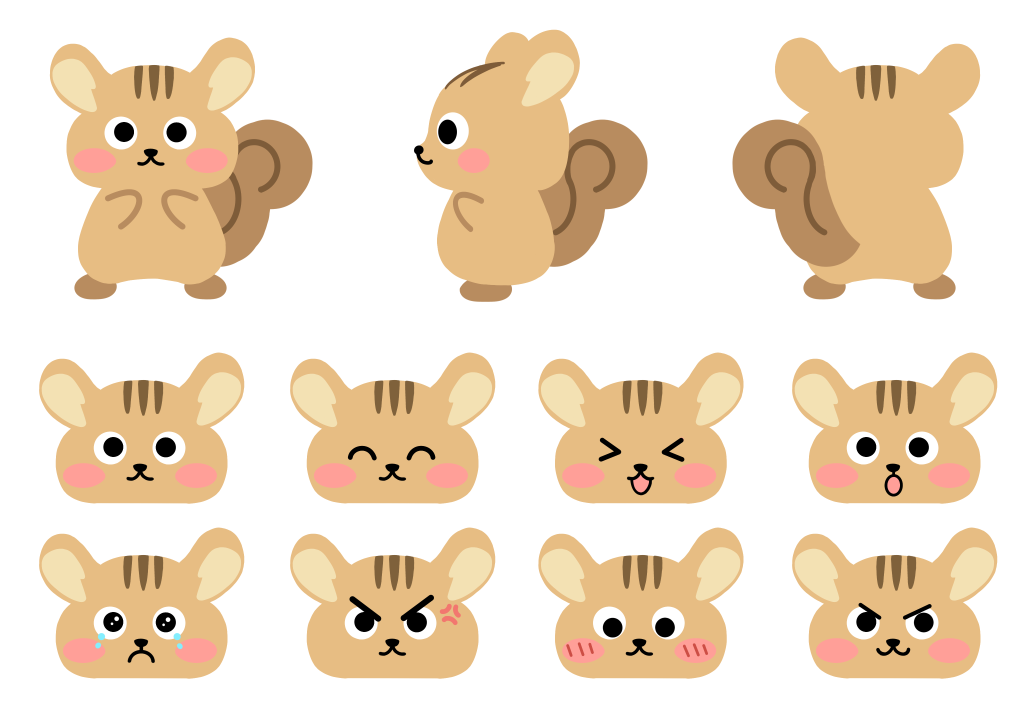
#> input picture 다람쥐 캐릭터 시트.jpg, 4093 x 2894 px (shown at 1/4 size); its folder holds only this picture in this run
$ python -i pipeline.py   (imports and definitions only)
#> lines starting #> are read from the running program, lines starting #| are printed output that depends on the picture
#> further down, picture is the input picture: PIL image 4093x2894 RGB; mean R, G, B 240.1, 223.6, 203
"""OpenAI planning, image generation, and image review for one vocabulary row."""

from __future__ import annotations

import base64
import json
import mimetypes
import os
import re
import struct
import time
import unicodedata
import urllib.error
import urllib.request
from collections import Counter, deque
from io import BytesIO
from pathlib import Path
from typing import Callable

from PIL import Image, UnidentifiedImageError


API_BASE = "https://api.openai.com/v1"
TEXT_MODEL = "gpt-6-sol"
IMAGE_MODEL = "gpt-image-2"
IMAGE_SIZE = "1024x1024"
DELIVERY_SIZE = (800, 800)
OBJECT_COLOR_THRESHOLD = 64
SAMPLE_PATHS = tuple(Path(__file__).resolve().parent / f"샘플{i}.jpg" for i in range(1, 4))
STYLE_GUIDE = """Image 1, '다람쥐 캐릭터 시트3.jpg', is the publisher's authoritative style
sheet. Its upper row shows the SAME squirrel from front, side and back; its lower two rows
are expression studies of that same face. They are views, NOT multiple characters to draw.
Copy this specific visual grammar even when the scene contains no squirrel:
- Pure opaque #FFFFFF background and open white margins. No floor, colored panel, frame,
  cast shadow, cream wash, or transparent background.
- Large soft rounded silhouettes, sparse interior detail, smooth medium-width dark warm-brown
  outlines (approximately #5C472A), rounded stroke ends and corners, and flat opaque fills.
  Use roughly consistent outline weight on the squirrel and props. No black outer outline,
  gradients, texture, broad shading, 3D perspective or realistic lighting.
- Reference palette from sheet 3: vivid golden-orange body about #F8BB68, warm cream inner ears
  about #FFE29E, rich brown tail and oval feet about #C3874B, dark warm-brown outlines and
  markings, clear coral-pink oval cheeks about #FF8F87, black eyes/nose/mouth and white
  eye whites. These are guides from the JPEG; match the visible sheet over exact hex codes.
  Reserve tiny cyan tears or red anger/blush marks for an expression that specifically needs
  them, as shown on the sheet. Keep the squirrel's colors fixed. Give relevant props clear,
  saturated colors like the three supplied sample illustrations: bright yellow, red, blue and
  orange where natural to NEW objects. A recurring object keeps its previously delivered colors
  exactly, even if they are less saturated than the samples. Avoid muddy, faded or monochrome scenes.
- Squirrel anatomy: oversized sideways-up rounded ears with cream inserts; broad low rounded
  head and compact pear/bean-shaped body with no long neck; three short vertical dark forehead
  stripes; widely spaced big round white eyes with black pupils; pink horizontal oval cheeks;
  tiny black triangular nose and simple curved mouth; one thick medium-brown curled tail with
  a single dark inner spiral. In profile, keep the same cheek, muzzle and tail; from behind,
  keep the three head stripes and single curled tail. No clothes, whiskers, hair, extra markings,
  or anatomy borrowed from a different squirrel design.
- The sheet's arms are ONLY short curved strokes on the upper body, without drawn separate
  hands or articulated wrists. Feet are two small, single-piece brown ovals. If an action needs
  contact with a prop, let the simple rounded arm/body overlap or touch it. NEVER draw a
  gripping hand, fingers, toes, claws, nails, digit gaps, notches, or separating lines.
- When the meaning involves pointing, indicating or showing a direction, NEVER pose the
  squirrel as pointing with an index finger, an extended hand, a narrow tapered arm, or
  a human-like gesture. Show the target with the squirrel's gaze and body orientation,
  a simple freestanding arrow or motion mark, or the position of the target object.
  Any visible arm stays a short, blunt, rounded curve attached to the body with no
  separate hand or tip. This rule applies even when the word itself means 'point'.
- Keep the visible arms complete and attached to the body: no missing, floating, doubled or
  protruding arm strokes. In a side view one arm can be visible; in a back view follow the
  sheet. Keep exactly one complete, connected mouth in a plausible position below the nose.
  No missing mouth, extra lips, duplicate mouth, stray black stroke or line extending past
  the face. Use only the sheet's simple mouth vocabulary.
- For emotion, use the sheet's face vocabulary: neutral round eyes, smiling crescent eyes,
  squeezed excited eyes, round surprised mouth, sparkling teary eyes, angled angry brows,
  or shy cheek marks. Change the face and simple pose, not the character's anatomy or palette.
- Keep eye size and pupil-to-white balance close to the sheet. Eyes are a supporting face
  feature, NEVER the main giant focal point. No bulging, glowing, realistic, hollow or
  isolated eyes, oversized pupils, extreme close-up stare, or horror-like expression.
Use one clear mnemonic idea at mobile size. Convey the Korean meaning DIRECTLY with one
recognizable object, visual indicator, action or restrained sheet-style expression. A viewer
should understand the action or relation without a caption. Keep a current 2026 mobile
illustration feeling through crisp flat shapes, confident size contrast, lively asymmetry,
clear visual hierarchy and generous white space. Make it gender-neutral and broadly inviting:
no frills, florals, lace, hearts, sparkles, cosmetic accents, powdery pastel wash or overly
sweet feminine coding. Avoid sepia, antique paper, vintage storybook, watercolor, rustic
craft, old textbook clip art and decorative clutter. Modernity must not restyle the squirrel.
Make the overall mood warm, lively and positive while preserving any emotion required by the
meaning. Enlarge and sharpen the PRIMARY object or action as much as the composition allows
without losing balance. When the meaning is '떨어뜨리다' or dropping something, the falling
OBJECT must be the largest, clearest focal element; show its separation and downward motion,
with the actor secondary. Use a simple before/after or side-by-side comparison when it makes
the meaning easier to grasp. No speech bubble containing the Korean target meaning; preferably
no speech bubbles at all. The three sample illustrations are color and mood references only:
do not copy their scenes, props or poses unless the vocabulary calls for them.
If no actor is needed, draw only
objects/symbols with the SAME round brown-outlined flat visual grammar and vivid, relevant
sample-like prop colors; do not
invent another character or put faces on objects.
"""


class APIError(RuntimeError):
    pass


# [12 lines left out: function load_api_key, not called in this run]


class OpenAIClient:
    def __init__(self, key: str):
        self.key = key

    # [50 lines left out: functions _request, response, edit_image, not called in this run]


PLAN_SCHEMA = {
    "type": "object", "additionalProperties": False,
    "properties": {"draw": {"type": "boolean"}, "reason": {"type": "string"},
                   "scene": {"type": "string"}, "memory_cue": {"type": "string"},
                   "use_squirrel": {"type": "boolean"}, "use_text": {"type": "boolean"},
                   "allowed_text": {"type": "string"},
                   "visual_signal": {"type": "string"},
                   "object_keys": {"type": "array", "items": {"type": "string"}}},
    "required": ["draw", "reason", "scene", "memory_cue", "use_squirrel", "use_text",
                 "allowed_text", "visual_signal", "object_keys"],
}
REVIEW_SCHEMA = {
    "type": "object", "additionalProperties": False,
    "properties": {"decision": {"type": "string", "enum": ["keep", "revise"]},
                   "issues": {"type": "string"}, "fix_instruction": {"type": "string"},
                   "digit_issue": {"type": "string", "enum": ["none", "suspected", "visible"]},
                   "character_mismatch": {"type": "boolean"},
                   "extra_character": {"type": "boolean"},
                   "limb_issue": {"type": "boolean"},
                   "mouth_issue": {"type": "boolean"},
                   "eye_fear_issue": {"type": "boolean"},
                   "object_consistency_issue": {"type": "boolean"},
                   "meaning_cue_issue": {"type": "boolean"},
                   "style_issue": {"type": "string", "enum": ["none", "minor", "material"]}},
    "required": ["decision", "issues", "fix_instruction", "digit_issue", "character_mismatch",
                 "extra_character", "limb_issue", "mouth_issue", "eye_fear_issue",
                 "object_consistency_issue", "meaning_cue_issue", "style_issue"],
}
SELECTION_SCHEMA = {
    "type": "object", "additionalProperties": False,
    "properties": {"chosen_image": {"type": "string", "enum": ["original", "revised"]},
                   "reason": {"type": "string"}, "remaining_issues": {"type": "string"},
                   "original_digit_issue": {"type": "string", "enum": ["none", "suspected", "visible"]},
                   "revised_digit_issue": {"type": "string", "enum": ["none", "suspected", "visible"]}},
    "required": ["chosen_image", "reason", "remaining_issues",
                 "original_digit_issue", "revised_digit_issue"],
}


# [56 lines left out: functions _blocking_issues, _text, _image, not called in this run]


def _make_delivery_png(source: Image.Image) -> bytes:
    """Resize and make only the edge-connected near-white background exact white."""
    delivered = source.convert("RGB").resize(DELIVERY_SIZE, Image.Resampling.LANCZOS)
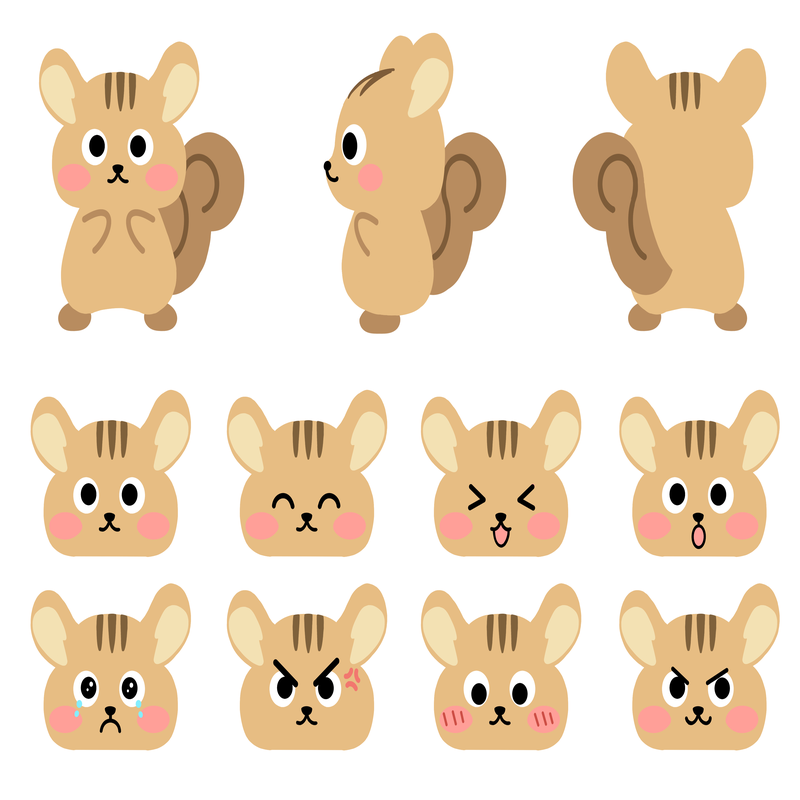
#> delivered: PIL image 800x800 RGB; mean R, G, B 240.1, 223.5, 202.9
    width, height = delivered.size
#> width = 800; height = 800
    rgb = bytearray(delivered.tobytes())
    seen = bytearray(width * height)
    queue = deque()

    def add(index: int) -> None:
        if seen[index]:
            return
        seen[index] = 1
        offset = index * 3
        if min(rgb[offset:offset + 3]) >= 245:
            rgb[offset:offset + 3] = b"\xff\xff\xff"
            queue.append(index)

    for x in range(width):
        add(x)
        add((height - 1) * width + x)
    for y in range(height):
        add(y * width)
        add(y * width + width - 1)
    while queue:
        index = queue.popleft()
        x, y = index % width, index // width
        if x:
            add(index - 1)
        if x + 1 < width:
            add(index + 1)
        if y:
            add(index - width)
        if y + 1 < height:
            add(index + width)
    delivered = Image.frombytes("RGB", DELIVERY_SIZE, bytes(rgb))
    if not any(delivered.getpixel(point) == (255, 255, 255) for point in
               ((0, 0), (width - 1, 0), (0, height - 1), (width - 1, height - 1))):
        raise APIError("순백색 배경을 확인할 수 없어 PNG를 납품하지 않습니다.")
    output = BytesIO()
    delivered.save(output, format="PNG")
    return output.getvalue()


# [6 lines left out: function _usage, not called in this run]


def _add_usage(item: dict, result: dict) -> None:
    for key, value in _usage(result).items():
        item[key] = item.get(key, 0) + value


# [387 lines left out: functions _context, normalize_object_keys, _dominant_object_color, _object_color_distance, image_filename, process_item, not called in this run]

>>> from PIL import Image
>>> picture = Image.open('다람쥐 캐릭터 시트.jpg')
>>> result = _make_delivery_png(picture)
